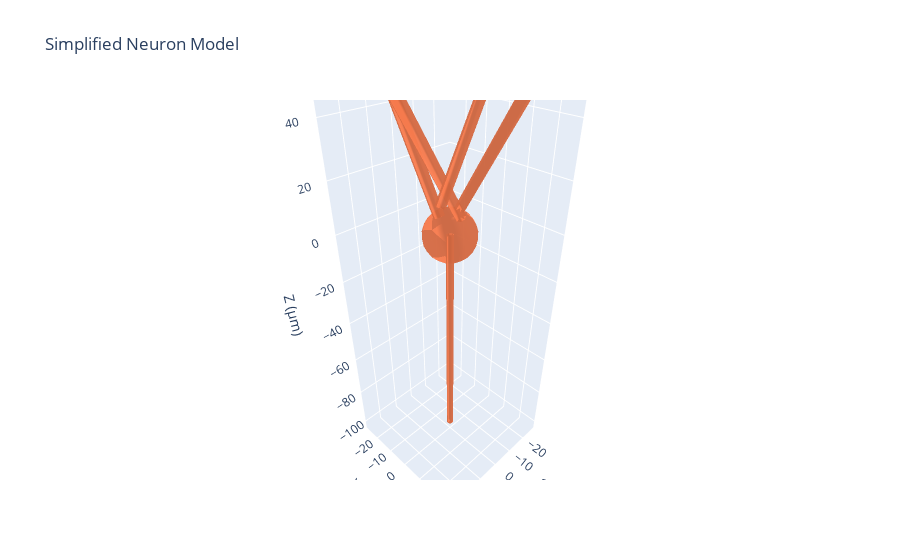

The code cell stored with this chart in its notebook:
### Code cell
# Visualize the complete neuron
fig = visualize_mesh_3d(
    neuron, 
    title="Simplified Neuron Model",
    color="coral",
    backend="plotly"
)
fig.show()

### Figure 1 — Plotly figure (JSON) as saved in the notebook; plotly's stock layout.template omitted (floating-point values rounded to 4 significant figures; data arrays with more than 128 entries replaced by an {"elided": "..."} marker saying what was removed)
{"data": [{"color": "coral", "i": {"elided": "496 int values"}, "j": {"elided": "496 int values"}, "k": {"elided": "496 int values"}, "name": "Mesh", "opacity": 0.8, "type": "mesh3d", "x": {"elided": "260 float values"}, "y": {"elided": "260 float values"}, "z": {"elided": "260 float values"}}], "layout": {"scene": {"aspectmode": "data", "xaxis": {"title": {"text": "X (µm)"}}, "yaxis": {"title": {"text": "Y (µm)"}}, "zaxis": {"title": {"text": "Z (µm)"}}}, "title": {"text": "Simplified Neuron Model"}}}
